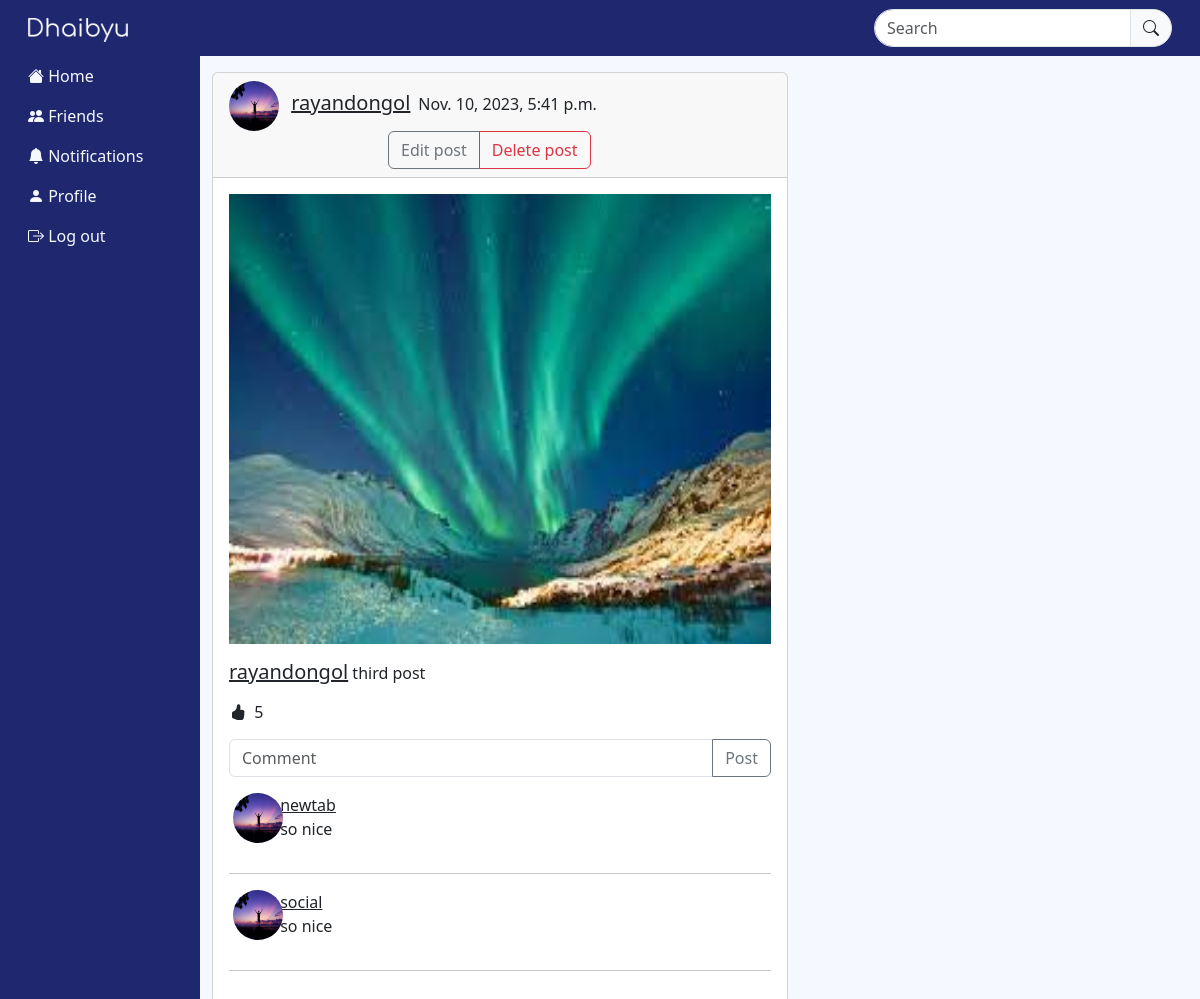
Page /post_detail/42/ (signed in) on the committed database.
### core/models.py (models this page shows, shortened)
class Post(models.Model):
    body = models.TextField()
    post_pic = models.ImageField(upload_to='uploads/')
    created_on = models.DateTimeField(default=timezone.now)
    author = models.ForeignKey(User, on_delete=models.CASCADE)
    likes = models.ManyToManyField(User, blank=True, related_name='Likes')
    like_count = models.BigIntegerField(default='0')

class UserProfile(models.Model):
    user = models.OneToOneField(User, primary_key=True, verbose_name='user', related_name='profile', on_delete=models.CASCADE)
    username = models.CharField(max_length=200)
    first_name = models.CharField(max_length=30, null=True, blank=True)
    last_name = models.CharField(max_length=30, null=True, blank=True)
    bio = models.CharField(max_length=200, null=True, blank=True)
    email=models.CharField(max_length=200)
    phone = models.CharField(max_length=15, null=True, blank=True)
    profile_pic = models.ImageField(default="default_picture.png", upload_to='profile_pictures/',null=True, blank=True)
    banner_pic = models.ImageField(default="banner_default.png", upload_to='banner_pictures/',null=True, blank=True)
    address = models.CharField(max_length=50, null=True, blank=True)
    dob = models.DateField(max_length=200, null=True, blank=True)
    gender = models.CharField(max_length=10, choices=[('male', 'Male'), ('female', 'Female'), ('other', 'Other')])
    friends = models.ManyToManyField(User, blank=True, related_name='friends')

class Comment(models.Model):
    comment = models.TextField()
    created_on = models.DateTimeField(default=timezone.now)
    author = models.ForeignKey(User, on_delete=models.CASCADE)
    post = models.ForeignKey('Post', on_delete=models.CASCADE)

### core/views.py (the view, shortened to what this page needs)
# urls.py: path('post_detail/<int:pk>/', views.PostDetailView.as_view(), name="post_detail"),
class PostDetailView(LoginRequiredMixin, View):
    def get(self, request, pk, *args, **kwargs):
        post = Post.objects.get(pk=pk)
        form = CommentForm()
        comments = Comment.objects.filter(post=post).order_by('-created_on')
        context = {
            'post': post,
            'form': form,
            'comments': comments,
        }
        return render(request, 'core/post_detail.html', context)

### core/forms.py
class CommentForm(ModelForm):
    comment = forms.CharField(
        label='',
        widget=forms.TextInput(attrs={
            'placeholder': 'Comment',
            'class': 'form-control mb-0',
            'aria-label': 'Comment',
            'aria-describedby': 'Comment',
            'name': 'comment'
            })
    )
    class Meta:
        model = Comment
        fields = ['comment']

### templates/core/post_detail.html (shortened to what this page needs)
{% extends 'core/base.html' %}
{% load crispy_forms_tags %}
{% block content %}
<div class="col-md-6 mt-3">
    <div class="card sm-w-50 mb-3 ">
        <div class="card-header justify-content-center">
            <img class="post-dp me-2" src="{{ post.author.profile.profile_pic.url }}" alt=""
                style="width: 50px; height: 50px;">
            <a href="" class="h5"><span>{{ post.author }}</span></a><span class="ms-2">{{ post.created_on }}</span>
            {% if request.user == post.author %}
            <div class="btn-group" role="group" style="margin-left: 159px;">
                <a href="{% url 'post-edit' post.pk %}" class="btn btn-outline-secondary">Edit post</a>
                <a href="{% url 'post-delete' post.pk %}" class="btn btn-outline-danger">Delete post</a>
            </div>
            {% endif %}
        </div>
        <div class="card-body">
            <div class="row">
                <div class="col main-post">
                    <img src="{{ post.post_pic.url }}" alt="">
                </div>
            </div>
            <div class="row">
                <div class="col">
                    <p class="card-text mb-0">
                        <a href="" class="h5">{{ post.author }}</a>
                        {{ post.body }}
                    </p>
                    <button id="like-button" type="button" class="btn ps-0 pe-0 my-2" value="{{ post.pk }}">
                        <i class="bi bi-hand-thumbs-up-fill"></i>
                        <span id="like-count" class="ps-1">{{ post.like_count }}</span>
                    </button>
                    <form action="" method="POST">
                        <div class="input-group mb-3">
                            {{ form.comment }}
                            <button class="btn btn-outline-secondary" type="submit" id="Comment">Post</button>
                        </div>
                    </form>
                </div>
            </div>
            {% for comment in comments %}
            <div class="row">
                <div class="col-1 p-0 ms-3">
                    <img class="post-dp" src="{{ comment.author.profile.profile_pic.url }}" alt="" style="width: 50px; height: 50px;">
                </div>
                <div class="col p-0 pe-2">
                    <a href="" class="h6">{{ comment.author }}</a>
                    <p>{{ comment.comment }}</p>
                </div>
            </div>
            <hr>
            {% endfor %}
        </div>
    </div>
</div>
</div>
{% endblock %}

### static/css/styles.css (style rules this page uses)
* { text-decoration: none; margin: 0; padding: 0; box-sizing: border-box; }
body { background-color: #F5F8FF; }
.post-dp { position: relative; overflow: hidden; border-radius: 50%; }
.main-post { width: auto; height: 450px; overflow: hidden; margin-bottom: 16px; }
.main-post img { width: 100%; height: 100%; }

### rows in the picture
Post: author.profile.profile_pic (picture), author "rayandongol", created_on "Nov. 10, 2023, 5:41 p.m.", post_pic (picture), body "third post", like_count "5"
Comment: author.profile.profile_pic (picture), author "newtab", comment "so nice"
Comment: author.profile.profile_pic (picture), author "social", comment "so nice"
